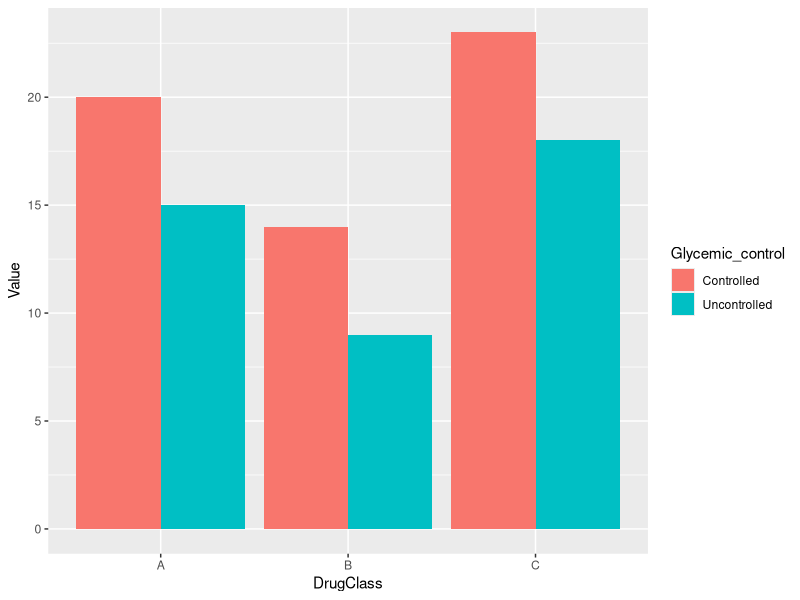

Write R code to recreate this figure.
## you need to install tidyverse first if it was not installed 
library(tidyverse)
#Create dataframe: Hypothetical
Test <- tribble(
  ~DrugClass, ~Value, ~Glycemic_control,
  "A", 20, "Controlled",
  "B", 14, "Controlled",
  "C", 23, "Controlled",
  "A", 15, "Uncontrolled",
  "B", 9, "Uncontrolled",
  "C", 18, "Uncontrolled") %>% 
  mutate(
    DrugClass = as.factor(DrugClass))
View(Test)
ggplot(data = Test, aes(x = DrugClass, y = Value, fill = Glycemic_control))+
  geom_bar(stat = "identity", position = "dodge")
